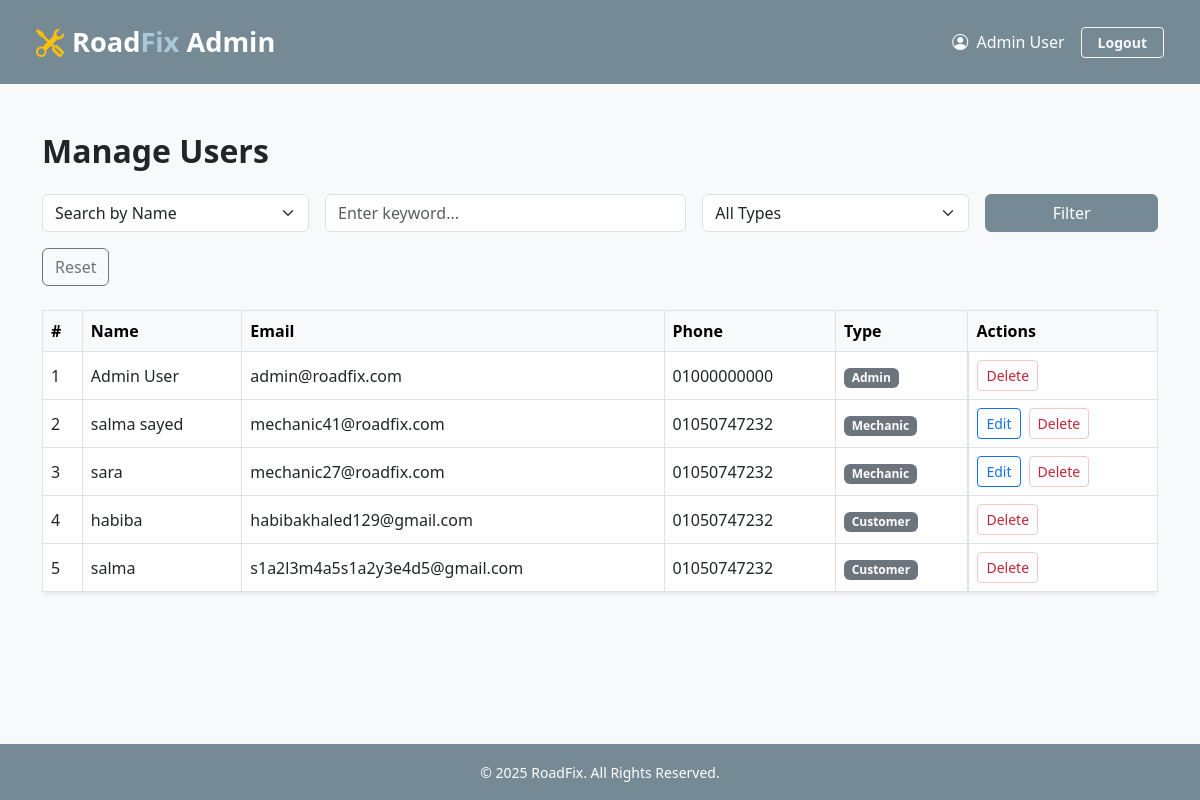
/public/dashboard/admin/users/users.php (signed in), run on the app's committed database.
### tables this page shows
CREATE TABLE `users` (
  `id` int(11) NOT NULL,
  `name` varchar(100) NOT NULL,
  `email` varchar(100) NOT NULL,
  `phone` varchar(20) DEFAULT NULL,
  `password` varchar(255) NOT NULL,
  `user_type` enum('admin','mechanic','customer') NOT NULL,
  `role_id` int(11) DEFAULT NULL,
  `status` enum('pending','approved','rejected') DEFAULT 'pending',
  `cv` varchar(255) DEFAULT NULL,
  `availability` enum('available','busy') DEFAULT 'available',
  `latitude` decimal(10,8) DEFAULT NULL,
  `longitude` decimal(11,8) DEFAULT NULL,
  `is_verified` tinyint(1) DEFAULT 0,
  `verification_token` varchar(255) DEFAULT NULL,
  `cv_path` varchar(255) DEFAULT NULL,
  `reset_token` varchar(64) DEFAULT NULL,
  `reset_token_expires_at` datetime DEFAULT NULL
);

### config/Database.php (called while the page is built, shortened)
<?php
class Database {
    private static ?Database $instance = null;
    private mysqli $conn;
    private string $host = "localhost";
    private string $db_name = "car_assist_db";
    private string $username = "root";
    private string $password = "";
    private function __construct() {
        $this->conn = new mysqli($this->host, $this->username, $this->password, $this->db_name);
    }
    public static function getInstance(): Database {
        if (self::$instance === null) {
            self::$instance = new Database();
        }
        return self::$instance;
    }
    public function getConnection(): mysqli {
        return $this->conn;
    }
}

### controllers/admin/UserManagementController.php (called while the page is built, shortened)
<?php
require_once __DIR__ . '/../../config/Database.php';
class UserManagementController
{
    private mysqli $conn;
    public function __construct()
    {
        $this->conn = Database::getInstance()->getConnection();
    }
    public function getFilteredUsers(?string $type_filter, ?string $search_by, ?string $search): mysqli_result|false
    {
        $whereClause = "WHERE 1";
        $query = "SELECT * FROM users $whereClause ORDER BY user_type, name";
        return $this->conn->query($query);
    }
}

### public/dashboard/admin/users/users.php (the view, shortened to what this page needs)
<?php
include('../../../../includes/layout/header.php');
require_once('../../../../controllers/admin/UserManagementController.php');
$controller = new UserManagementController();
$type_filter = $_GET['filter'] ?? '';
$search = trim($_GET['search'] ?? '');
$search_by = $_GET['search_by'] ?? '';
$users = $controller->getFilteredUsers($type_filter, $search_by, $search);
?>
<div class="container my-5">
  <h2 class="fw-bold mb-4 text-dark">Manage Users</h2>
  <form class="row g-3 mb-4" method="GET">
    <div class="col-md-3">
      <select name="search_by" class="form-select">
        <option value="name" <?= $search_by === 'name' ? 'selected' : '' ?>>Search by Name</option>
      </select>
    </div>
    <div class="col-md-4">
      <input type="text" name="search" class="form-control" placeholder="Enter keyword..." value="<?= htmlspecialchars($search) ?>">
    </div>
    <div class="col-md-3">
      <select name="filter" class="form-select">
        <option value="">All Types</option>
      </select>
    </div>
    <div class="col-md-2">
      <button type="submit" class="btn btn-primary w-100">Filter</button>
    </div>
    <div class="col-md-12">
      <a href="users.php" class="btn btn-outline-secondary">Reset</a>
    </div>
  </form>
  <div class="table-responsive">
    <table class="table table-bordered bg-white shadow-sm align-middle">
      <thead class="table-light">
        <tr>
          <th>#</th>
          <th>Name</th>
          <th>Email</th>
          <th>Phone</th>
          <th>Type</th>
          <th>Actions</th>
        </tr>
      </thead>
      <tbody>
        <?php if ($users && $users->num_rows > 0): $i = 1; ?>
          <?php while ($row = $users->fetch_assoc()): ?>
            <tr>
              <td><?= $i++ ?></td>
              <td><?= htmlspecialchars($row['name']) ?></td>
              <td><?= htmlspecialchars($row['email']) ?></td>
              <td><?= htmlspecialchars($row['phone']) ?></td>
              <td><span class="badge bg-secondary"><?= ucfirst($row['user_type']) ?></span></td>
              <td class="d-flex gap-2">
                <?php if ($row['user_type'] === 'mechanic'): ?>
                  <a href="edit_mechanic.php?id=<?= $row['id'] ?>" class="btn btn-sm btn-outline-primary">Edit</a>
                <?php endif; ?>
                <form method="POST" action="" onsubmit="return confirm('Delete this user?')">
                  <button type="submit" name="delete_user" class="btn btn-sm btn-outline-danger">Delete</button>
                </form>
              </td>
            </tr>
          <?php endwhile; ?>
        <?php else: ?>
          <tr><td colspan="6" class="text-center">No users found.</td></tr>
        <?php endif; ?>
      </tbody>
    </table>
  </div>
</div>
<?php include('../../../../includes/layout/footer.php'); ?>

### includes/layout/header.php (shortened to what this page needs)
<?php
$user_type = isset($_SESSION['user_type']) ? $_SESSION['user_type'] : 'guest';
$user_name = isset($_SESSION['user_name']) ? $_SESSION['user_name'] : 'Guest';
?>
<!DOCTYPE html>
<html lang="en">
<head>
  <link href="https://cdn.jsdelivr.net/npm/bootstrap@5.3.0/dist/css/bootstrap.min.css" rel="stylesheet">
  <link rel="stylesheet" href="/car_assist_app/public/assets/css/style.css">
  <link rel="stylesheet" href="https://cdn.jsdelivr.net/npm/bootstrap-icons@1.10.5/font/bootstrap-icons.css">
</head>
<body class="d-flex flex-column min-vh-100 bg-light" style="font-family: 'Segoe UI', sans-serif;">
<nav class="navbar navbar-expand-lg bg-dark navbar-dark px-4 py-3" style="background-color: var(--primary) !important;">
  <div class="container-fluid">
    <a class="navbar-brand d-flex align-items-center gap-2" href="/car_assist_app/public/dashboard/<?= $user_type ?>/index.php" style="font-size: 1.7rem;">
      <i class="bi bi-tools fs-3 text-warning"></i>
      <span class="fw-bold" style="font-family: 'Segoe UI', sans-serif;">
        Road<span style="color: var(--secondary)">Fix</span> <?= ucfirst($user_type) ?>
      </span>
    </a>
    <div class="ms-auto d-flex align-items-center gap-3">
      <?php if ($user_type !== 'guest'): ?>
        <span class="text-white"><i class="bi bi-person-circle me-1"></i> <?= htmlspecialchars($user_name) ?></span>
        <a href="/car_assist_app/public/auth/login/logout.php" class="btn btn-outline-light btn-sm px-3 fw-semibold">Logout</a>
        <?php else: ?>
        <a href="/car_assist_app/public/auth/login/login.php" class="btn btn-outline-light btn-sm px-3 fw-semibold">Login</a>
      <?php endif; ?>
    </div>
  </div>
</nav>

### includes/layout/footer.php (shortened to what this page needs)
<footer class="bg-dark text-white text-center py-3 mt-auto" style="background-color: var(--primary) !important;">
  <div class="container">
    <small>© <?= date('Y') ?> RoadFix. All Rights Reserved.</small>
  </div>
</footer>
</body>
</html>

### public/assets/css/style.css (style rules this page uses)
:root { --primary: #768A96; --secondary: #AAC7D8; --dark: #29353C; --medium: #44576D; --light: #DFEBF6; --extra-light: #E6E6E6; }
body { background-color: var(--light); font-family: 'Segoe UI', sans-serif; color: var(--medium); }
h1, h2, h3, h4, h5 { color: var(--dark); }
.navbar { font-family: 'Segoe UI', sans-serif; }
.btn-primary { background-color: var(--primary); border-color: var(--primary); }
.btn-outline-danger { color: #c82333; border-color: #f5c6cb; }

### data on the page
users: name "Admin User", email "admin@roadfix.com", phone "01000000000", user_type "Admin"
users: name "salma sayed", email "mechanic41@roadfix.com", phone "01050747232", user_type "Mechanic"
users: name "sara", email "mechanic27@roadfix.com", phone "01050747232", user_type "Mechanic"
users: name "habiba", email "habibakhaled129@gmail.com", phone "01050747232", user_type "Customer"
users: name "salma", email "s1a2l3m4a5s1a2y3e4d5@gmail.com", phone "01050747232", user_type "Customer"

### other printed values
$user_type "Admin"
$user_name "Admin User"
